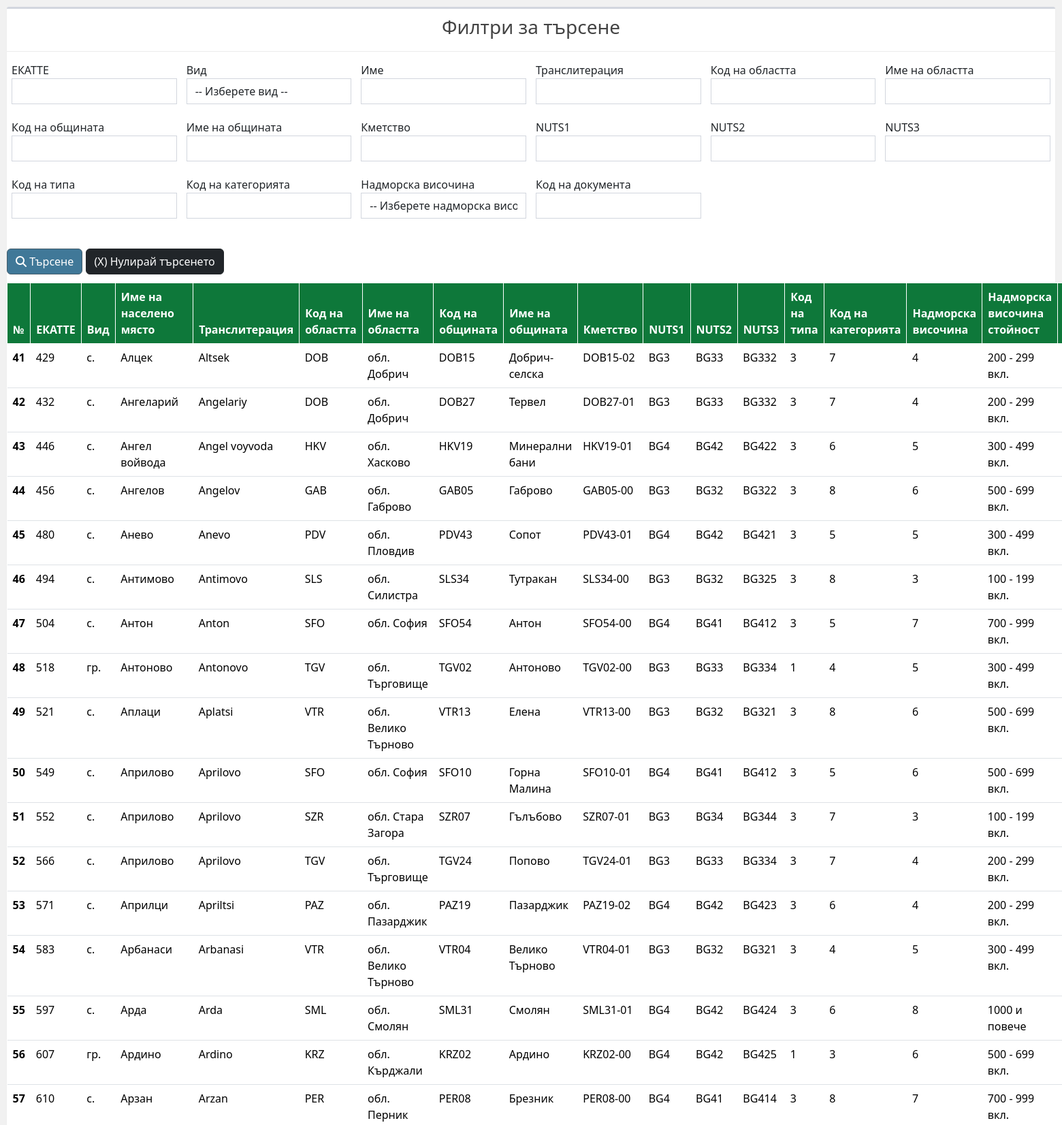
/index.php?&page=3 (upper part), run on the app's committed database.
### tables this page shows
CREATE TABLE `settlements` (
  `ekkate` int NOT NULL,
  `kind` varchar(4) DEFAULT NULL,
  `settlement_name` varchar(150) DEFAULT NULL,
  `transliteration` varchar(150) DEFAULT NULL,
  `district_code` varchar(3) DEFAULT NULL,
  `area_name` varchar(150) DEFAULT NULL,
  `municipality_code` varchar(5) DEFAULT NULL,
  `municipality_name` varchar(150) DEFAULT NULL,
  `city_hall` varchar(150) DEFAULT NULL,
  `nuts1` varchar(3) DEFAULT NULL,
  `nuts2` varchar(4) DEFAULT NULL,
  `nuts3` varchar(5) DEFAULT NULL,
  `type_code` int DEFAULT NULL,
  `category_code` int DEFAULT NULL,
  `altitude` int DEFAULT NULL,
  `altitude_value` varchar(150) DEFAULT NULL,
  `document_code` int DEFAULT NULL,
  `sequence_number` int DEFAULT NULL
);

### data.php (called while the page is built, shortened)
<?php
    require_once('classes/DBOperations.php');
	$db_data['dbHost'] 	= 'localhost';
	$db_data['dbUser'] 	= '_DB USER_';
	$db_data['dbPass'] 	= '_DB PASS_';
	$db_data['dbName'] 	= '_DB NAME_';
	$db_data['dbChar'] 	= 'utf8';
    $filter_columns = [
        'ekkate',
        'kind',
        'settlement_name',
        'transliteration',
        'district_code',
        'area_name',
        'municipality_code',
        'municipality_name',
        'city_hall',
        'nuts1',
        'nuts2',
        'nuts3',
        'type_code',
        'category_code',
        'altitude',
        'document_code',
    ];
    $DBOperations = new DBOperations($db_data);
    $filter_data = [];
    $results_per_page = 20;
    if(isset($_GET)){
        $search_query = [];
        foreach ($filter_columns as $column) {
            if(isset($_GET[$column]) && $_GET[$column] !== ''){
                $search_query[] = "$column = '".$_GET[$column]."'";
                $filter_data[$column] = $_GET[$column];
            } else {
                $filter_data[$column] = '';
            }
        }
        $sql = 'SELECT * FROM settlements';
        if (!isset($_GET['page']) ) {
            $page = 1;
            $total_records = $DBOperations->mys_n($DBOperations->mys_q($sql));
        } else {
            $page = $_GET['page'];
        }
        $page_first_result = ($page-1) * $results_per_page;
        $limit = " LIMIT " . $page_first_result . ',' . $results_per_page;
        $data = $DBOperations->fastQuery($sql.$limit);
    }

### classes/DBOperations.php (called while the page is built, shortened)
<?php
    class DBOperations
    {
        protected $db_connection;
        public function __construct($db_data) {
            $this->db_connection = mysqli_connect($db_data['dbHost'], $db_data['dbUser'], $db_data['dbPass'], $db_data['dbName']);
            $this->db_connection->set_charset('utf8');
        }
        public function mys_q($sql) {
            $res = mysqli_query($this->db_connection, $sql) or die(mysqli_error($this->db_connection));
            return $res;
        }
        public function mys_n($res) {
            $numr = mysqli_num_rows($res);
            return $numr;
        }
        public function fastQuery($sql) {
            $res = $this->mys_q($sql);
            if($this->mys_n($res) > 0) {
                $response = array();
                $i = 0;
                while($row = mysqli_fetch_assoc($res)) {
                    foreach($row as $key => $value) {
                        $response[$i][$key] = $value;
                    }
                    $i++;
                }
            } else {
                $response = '';
            }
            return $response;
        }
    }

### index.php (the view, shortened to what this page needs)
<?php require_once('data.php'); ?>
<!DOCTYPE html>
<html lang="en">
  <head>
    <link href="https://cdn.jsdelivr.net/npm/bootstrap@5.3.3/dist/css/bootstrap.min.css" rel="stylesheet">
    <link rel="stylesheet" href="assets/css/custom.css">
  </head>
  <body>
    <div class="container-fluid">
        <div class="row">
        <div class="box-body">
            <div class="box box-primary">
                <div class="box-header with-border text-center">
                    <h3 class="box-title">Филтри за търсене</h3>
                </div>
                <div class="box-body p0">
                    <form method="GET">
                        <div class="row pt-2">
                            <div class="form-group">
                                <div class="col-xs-12 col-md-3 col-lg-2 mb-2">
                                    <label for="ekkate">ЕКАТТЕ</label>
                                    <input type="text" name="ekkate" id="ekkate" class="form-control" value="<?= $filter_data['ekkate'] ?>">
                                </div>
                                <div class="col-xs-12 col-md-3 col-lg-2 mb-2">
                                    <label for="kind">Вид</label>
                                    <select id="kind" class="form-control" name="kind">
                                        <option <?= $filter_data['kind'] == '' ? 'selected' : '' ?> value="">-- Изберете вид --</option>
                                    </select>
                                </div>
                                <div class="col-xs-12 col-md-3 col-lg-2 mb-2">
                                    <label for="settlement_name">Име</label>
                                    <input type="text" name="settlement_name" id="settlement_name" class="form-control" value="<?= $filter_data['settlement_name'] ?>">
                                </div>
                                <div class="col-xs-12 col-md-3 col-lg-2 mb-2">
                                    <label for="	transliteration">Транслитерация</label>
                                    <input type="text" name="transliteration" id="	transliteration" class="form-control" value="<?= $filter_data['transliteration'] ?>">
                                </div>
                                <div class="col-xs-12 col-md-3 col-lg-2 mb-2">
                                    <label for="district_code">Код на областта</label>
                                    <input type="text" name="district_code" id="district_code" class="form-control" value="<?= $filter_data['district_code'] ?>">
                                </div>
                                <div class="col-xs-12 col-md-3 col-lg-2 mb-2">
                                    <label for="area_name">Име на областта</label>
                                    <input type="text" name="area_name" id="area_name" class="form-control" value="<?= $filter_data['area_name'] ?>">
                                </div>
                                <div class="col-xs-12 col-md-3 col-lg-2 mb-2">
                                    <label for="municipality_code">Код на общината</label>
                                    <input type="text" name="municipality_code" id="municipality_code" class="form-control" value="<?= $filter_data['municipality_code'] ?>">
                                </div>
                                <div class="col-xs-12 col-md-3 col-lg-2 mb-2">
                                    <label for="municipality_name">Име на общината</label>
                                    <input type="text" name="municipality_name" id="municipality_name" class="form-control" value="<?= $filter_data['municipality_name'] ?>">
                                </div>
                                <div class="col-xs-12 col-md-3 col-lg-2 mb-2">
                                    <label for="city_hall">Кметство</label>
                                    <input type="text" name="city_hall" id="city_hall" class="form-control" value="<?= $filter_data['city_hall'] ?>">
                                </div>
                                <div class="col-xs-12 col-md-3 col-lg-2 mb-2">
                                    <label for="nuts1">NUTS1</label>
                                    <input type="text" name="nuts1" id="nuts1" class="form-control" value="<?= $filter_data['nuts1'] ?>">
                                </div>
                                <div class="col-xs-12 col-md-3 col-lg-2 mb-2">
                                    <label for="nuts2">NUTS2</label>
                                    <input type="text" name="nuts2" id="nuts2" class="form-control" value="<?= $filter_data['nuts2'] ?>">
                                </div>
                                <div class="col-xs-12 col-md-3 col-lg-2 mb-2">
                                    <label for="nuts3">NUTS3</label>
                                    <input type="text" name="nuts3" id="nuts3" class="form-control" value="<?= $filter_data['nuts3'] ?>">
                                </div>
                                <div class="col-xs-12 col-md-3 col-lg-2 mb-2">
                                    <label for="	type_code">Код на типа</label>
                                    <input type="text" name="type_code" id="	type_code" class="form-control" maxlength="3" value="<?= $filter_data['type_code'] ?>">
                                </div>
                                <div class="col-xs-12 col-md-3 col-lg-2 mb-2">
                                    <label for="category_code">Код на категорията</label>
                                    <input type="text" name="category_code" id="category_code" class="form-control" maxlength="3" value="<?= $filter_data['category_code'] ?>">
                                </div>
                                <div class="col-xs-12 col-md-3 col-lg-2 mb-2">
                                    <label for="altitude">Надморска височина</label>
                                    <select id="altitude" class="form-control" name="altitude">
                                        <option <?= $filter_data['altitude'] == '' ? 'selected' : '' ?> value="">-- Изберете надморска височина --</option>
                                    </select>
                                </div>
                                <div class="col-xs-12 col-md-3 col-lg-2 mb-2">
                                    <label for="document_code">Код на документа</label>
                                    <input type="text" name="document_code" id="document_code" class="form-control" value="<?= $filter_data['document_code'] ?>">
                                </div>
                                <div class="col-xs-12 col-md-4 col-lg-3 mb-2">
                                    <span class="hidden-xs" style="margin-bottom: 5px;display: inline-block">&nbsp;</span>
                                    <div>
                                        <button id="search_button" type="submit" class="btn btn-success mb-1" style="background: #407898 !important;border-color: #435c6b !important;">
                                            <i class="fa fa-search" aria-hidden="true"></i> Търсене
                                        </button>
                                        <a href="/sky-prime-dev/" class="btn btn-dark mb-1"> (X) Нулирай търсенето </a>
                                    </div>
                                </div>
                            </div>
                        </div>
                    </form>
                </div>
                <table class="table">
                    <thead class="thead-custom">
                        <tr>
                        <th scope="col">№</th>
                        <th scope="col">ЕКАТТЕ</th>
                        <th scope="col">Вид</th>
                        <th scope="col">Име на населено място</th>
                        <th scope="col">Транслитерация</th>
                        <th scope="col">Код на областта</th>
                        <th scope="col">Име на областта</th>
                        <th scope="col">Код на общината</th>
                        <th scope="col">Име на общината</th>
                        <th scope="col">Кметство</th>
                        <th scope="col">NUTS1</th>
                        <th scope="col">NUTS2</th>
                        <th scope="col">NUTS3</th>
                        <th scope="col">Код на типа</th>
                        <th scope="col">Код на категорията</th>
                        <th scope="col">Надморска височина</th>
                        <th scope="col">Надморска височина стойност</th>
                        <th scope="col">Код на документа</th>
                        </tr>
                    </thead>
                    <tbody>
        <?php
            if(!isset($data) || $data == ''){
                echo '
                    <div class="alert alert-warning" role="alert">
                    Няма записи за показване.
                    </div>
                ';
            } else{
                foreach ($data as $row) {
        ?>
                    <tr>
                        <th scope="row"><?= $row['sequence_number'] ?></th>
                        <td><?= $row['ekkate'] ?></td>
                        <td><?= $row['kind'] ?></td>
                        <td><?= $row['settlement_name'] ?></td>
                        <td><?= $row['transliteration'] ?></td>
                        <td><?= $row['district_code'] ?></td>
                        <td><?= $row['area_name'] ?></td>
                        <td><?= $row['municipality_code'] ?></td>
                        <td><?= $row['municipality_name'] ?></td>
                        <td><?= $row['city_hall'] ?></td>
                        <td><?= $row['nuts1'] ?></td>
                        <td><?= $row['nuts2'] ?></td>
                        <td><?= $row['nuts3'] ?></td>
                        <td><?= $row['type_code'] ?></td>
                        <td><?= $row['category_code'] ?></td>
                        <td><?= $row['altitude'] ?></td>
                        <td><?= $row['altitude_value'] ?></td>
                        <td><?= $row['document_code'] ?></td>
                    </tr>
        <?php
                }
            }
        ?>
                    </tbody>
                </table>
                <br>
            </div>
        </div>
        </div>
    </div>
  </body>
</html>

### assets/css/custom.css (style rules this page uses)
body { background: #f1f1f1; }
.form-control { border-radius: 0; box-shadow: none; border-color: #d2d6de; }
.box { position: relative; border-radius: 3px; background: #fff; border-top: 3px solid #d2d6de; margin-bottom: 20px; width: 100%; box-shadow: 0 1px 1px rgba(0, 0, 0, .1); }
.box-header { color: #444; display: block; padding: 10px; position: relative; }
.box-header.with-border { border-bottom: 1px solid #ebebeb; }
.text-center { text-align: center; }
.p0 { padding: 0 !important; }
.mb-2, .my-2 { margin-bottom: .5rem !important; }
.col-lg-2 { float: left; padding: 7px; }
.box-body { border-top-left-radius: 0; border-top-right-radius: 0; border-bottom-right-radius: 3px; border-bottom-left-radius: 3px; padding: 10px; }
.box-body:after, .box-body:before, .box-footer:after, .box-footer:before, .box-header:after, .box-header:before { content: " "; display: table; }
thead.thead-custom tr th { background-color: #0E783A !important; color: #fff!important; border: 1px solid #fff; }

### data on the page
settlements: sequence_number "41", ekkate "429", kind "с.", settlement_name "Алцек", transliteration "Altsek", district_code "DOB", area_name "обл. Добрич", municipality_code "DOB15", municipality_name "Добрич-селска", city_hall "DOB15-02", nuts1 "BG3", nuts2 "BG33", nuts3 "BG332", type_code "3", category_code "7", altitude "4", altitude_value "200 - 299 вкл."
settlements: sequence_number "42", ekkate "432", kind "с.", settlement_name "Ангеларий", transliteration "Angelariy", district_code "DOB", area_name "обл. Добрич", municipality_code "DOB27", municipality_name "Тервел", city_hall "DOB27-01", nuts1 "BG3", nuts2 "BG33", nuts3 "BG332", type_code "3", category_code "7", altitude "4", altitude_value "200 - 299 вкл."
settlements: sequence_number "43", ekkate "446", kind "с.", settlement_name "Ангел войвода", transliteration "Angel voyvoda", district_code "HKV", area_name "обл. Хасково", municipality_code "HKV19", municipality_name "Минерални бани", city_hall "HKV19-01", nuts1 "BG4", nuts2 "BG42", nuts3 "BG422", type_code "3", category_code "6", altitude "5", altitude_value "300 - 499 вкл."
settlements: sequence_number "44", ekkate "456", kind "с.", settlement_name "Ангелов", transliteration "Angelov", district_code "GAB", area_name "обл. Габрово", municipality_code "GAB05", municipality_name "Габрово", city_hall "GAB05-00", nuts1 "BG3", nuts2 "BG32", nuts3 "BG322", type_code "3", category_code "8", altitude "6", altitude_value "500 - 699 вкл."
settlements: sequence_number "45", ekkate "480", kind "с.", settlement_name "Анево", transliteration "Anevo", district_code "PDV", area_name "обл. Пловдив", municipality_code "PDV43", municipality_name "Сопот", city_hall "PDV43-01", nuts1 "BG4", nuts2 "BG42", nuts3 "BG421", type_code "3", category_code "5", altitude "5", altitude_value "300 - 499 вкл."
settlements: sequence_number "46", ekkate "494", kind "с.", settlement_name "Антимово", transliteration "Antimovo", district_code "SLS", area_name "обл. Силистра", municipality_code "SLS34", municipality_name "Тутракан", city_hall "SLS34-00", nuts1 "BG3", nuts2 "BG32", nuts3 "BG325", type_code "3", category_code "8", altitude "3", altitude_value "100 - 199 вкл."
settlements: sequence_number "47", ekkate "504", kind "с.", settlement_name "Антон", transliteration "Anton", district_code "SFO", area_name "обл. София", municipality_code "SFO54", municipality_name "Антон", city_hall "SFO54-00", nuts1 "BG4", nuts2 "BG41", nuts3 "BG412", type_code "3", category_code "5", altitude "7", altitude_value "700 - 999 вкл."
settlements: sequence_number "48", ekkate "518", kind "гр.", settlement_name "Антоново", transliteration "Antonovo", district_code "TGV", area_name "обл. Търговище", municipality_code "TGV02", municipality_name "Антоново", city_hall "TGV02-00", nuts1 "BG3", nuts2 "BG33", nuts3 "BG334", type_code "1", category_code "4", altitude "5", altitude_value "300 - 499 вкл."
settlements: sequence_number "49", ekkate "521", kind "с.", settlement_name "Аплаци", transliteration "Aplatsi", district_code "VTR", area_name "обл. Велико Търново", municipality_code "VTR13", municipality_name "Елена", city_hall "VTR13-00", nuts1 "BG3", nuts2 "BG32", nuts3 "BG321", type_code "3", category_code "8", altitude "6", altitude_value "500 - 699 вкл."
settlements: sequence_number "50", ekkate "549", kind "с.", settlement_name "Априлово", transliteration "Aprilovo", district_code "SFO", area_name "обл. София", municipality_code "SFO10", municipality_name "Горна Малина", city_hall "SFO10-01", nuts1 "BG4", nuts2 "BG41", nuts3 "BG412", type_code "3", category_code "5", altitude "6", altitude_value "500 - 699 вкл."
settlements: sequence_number "51", ekkate "552", kind "с.", settlement_name "Априлово", transliteration "Aprilovo", district_code "SZR", area_name "обл. Стара Загора", municipality_code "SZR07", municipality_name "Гълъбово", city_hall "SZR07-01", nuts1 "BG3", nuts2 "BG34", nuts3 "BG344", type_code "3", category_code "7", altitude "3", altitude_value "100 - 199 вкл."
settlements: sequence_number "52", ekkate "566", kind "с.", settlement_name "Априлово", transliteration "Aprilovo", district_code "TGV", area_name "обл. Търговище", municipality_code "TGV24", municipality_name "Попово", city_hall "TGV24-01", nuts1 "BG3", nuts2 "BG33", nuts3 "BG334", type_code "3", category_code "7", altitude "4", altitude_value "200 - 299 вкл."
settlements: sequence_number "53", ekkate "571", kind "с.", settlement_name "Априлци", transliteration "Apriltsi", district_code "PAZ", area_name "обл. Пазарджик", municipality_code "PAZ19", municipality_name "Пазарджик", city_hall "PAZ19-02", nuts1 "BG4", nuts2 "BG42", nuts3 "BG423", type_code "3", category_code "6", altitude "4", altitude_value "200 - 299 вкл."
settlements: sequence_number "54", ekkate "583", kind "с.", settlement_name "Арбанаси", transliteration "Arbanasi", district_code "VTR", area_name "обл. Велико Търново", municipality_code "VTR04", municipality_name "Велико Търново", city_hall "VTR04-01", nuts1 "BG3", nuts2 "BG32", nuts3 "BG321", type_code "3", category_code "4", altitude "5", altitude_value "300 - 499 вкл."
settlements: sequence_number "55", ekkate "597", kind "с.", settlement_name "Арда", transliteration "Arda", district_code "SML", area_name "обл. Смолян", municipality_code "SML31", municipality_name "Смолян", city_hall "SML31-01", nuts1 "BG4", nuts2 "BG42", nuts3 "BG424", type_code "3", category_code "6", altitude "8", altitude_value "1000 и повече"
settlements: sequence_number "56", ekkate "607", kind "гр.", settlement_name "Ардино", transliteration "Ardino", district_code "KRZ", area_name "обл. Кърджали", municipality_code "KRZ02", municipality_name "Ардино", city_hall "KRZ02-00", nuts1 "BG4", nuts2 "BG42", nuts3 "BG425", type_code "1", category_code "3", altitude "6", altitude_value "500 - 699 вкл."
settlements: sequence_number "57", ekkate "610", kind "с.", settlement_name "Арзан", transliteration "Arzan", district_code "PER", area_name "обл. Перник", municipality_code "PER08", municipality_name "Брезник", city_hall "PER08-00", nuts1 "BG4", nuts2 "BG41", nuts3 "BG414", type_code "3", category_code "8", altitude "7", altitude_value "700 - 999 вкл."
